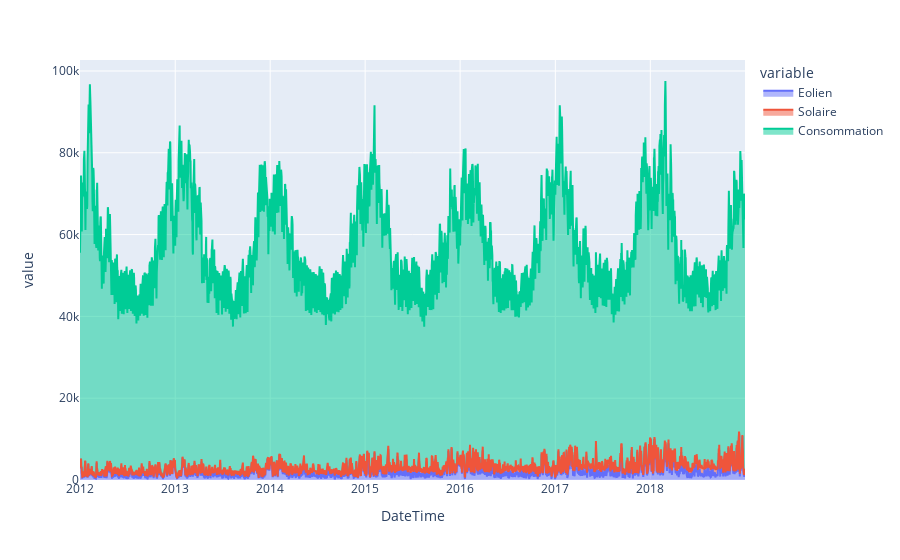

Here is the notebook cell this chart was saved with:
### Markdown cell above
## Trois régimes de vent sont présents sur le territoire français : océanique (Bretagne Centre-Val de Loire
## et Pays de la Loire), continental (Alsace Champagne-Ardenne Lorraine => Grand-Est) et méditerranéen
## (Languedoc-Roussillon Midi-Pyrénées => Occitanie).
### ⇨ Les productions éoliennes et solaires sont-elles complémentaires ?

### Code cell
import plotly.graph_objects as go

fig = px.area(nat_pivot, x="DateTime", y="value", color="variable")
fig.show()

### Figure 1 — Plotly figure (JSON) as saved in the notebook; plotly's stock layout.template omitted (floating-point values rounded to 4 significant figures; data arrays with more than 128 entries replaced by an {"elided": "..."} marker saying what was removed)
{"data": [{"fillpattern": {"shape": ""}, "hovertemplate": "variable=Eolien<br>DateTime=%{x}<br>value=%{y}<extra></extra>", "legendgroup": "Eolien", "line": {"color": "#636efa"}, "marker": {"symbol": "circle"}, "mode": "lines", "name": "Eolien", "orientation": "v", "showlegend": true, "stackgroup": "1", "type": "scatter", "x": {"elided": "2557 str values"}, "xaxis": "x", "y": {"elided": "2557 float values"}, "yaxis": "y"}, {"fillpattern": {"shape": ""}, "hovertemplate": "variable=Solaire<br>DateTime=%{x}<br>value=%{y}<extra></extra>", "legendgroup": "Solaire", "line": {"color": "#EF553B"}, "marker": {"symbol": "circle"}, "mode": "lines", "name": "Solaire", "orientation": "v", "showlegend": true, "stackgroup": "1", "type": "scatter", "x": {"elided": "2557 str values"}, "xaxis": "x", "y": {"elided": "2557 float values"}, "yaxis": "y"}, {"fillpattern": {"shape": ""}, "hovertemplate": "variable=Consommation<br>DateTime=%{x}<br>value=%{y}<extra></extra>", "legendgroup": "Consommation", "line": {"color": "#00cc96"}, "marker": {"symbol": "circle"}, "mode": "lines", "name": "Consommation", "orientation": "v", "showlegend": true, "stackgroup": "1", "type": "scatter", "x": {"elided": "2557 str values"}, "xaxis": "x", "y": {"elided": "2557 float values"}, "yaxis": "y"}], "layout": {"legend": {"title": {"text": "variable"}, "tracegroupgap": 0}, "margin": {"t": 60}, "xaxis": {"anchor": "y", "domain": [0, 1], "title": {"text": "DateTime"}}, "yaxis": {"anchor": "x", "domain": [0, 1], "title": {"text": "value"}}}}
